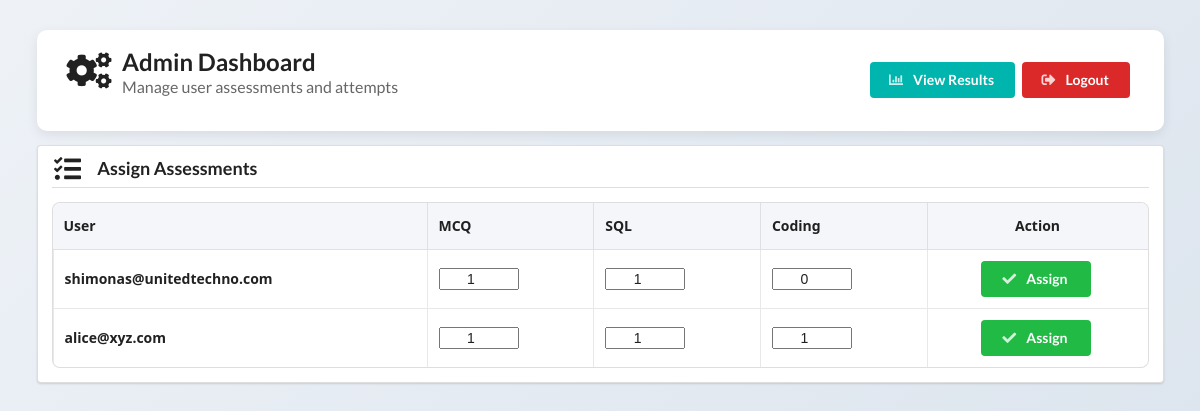
The app's page /admin_dashboard (signed in), older data.
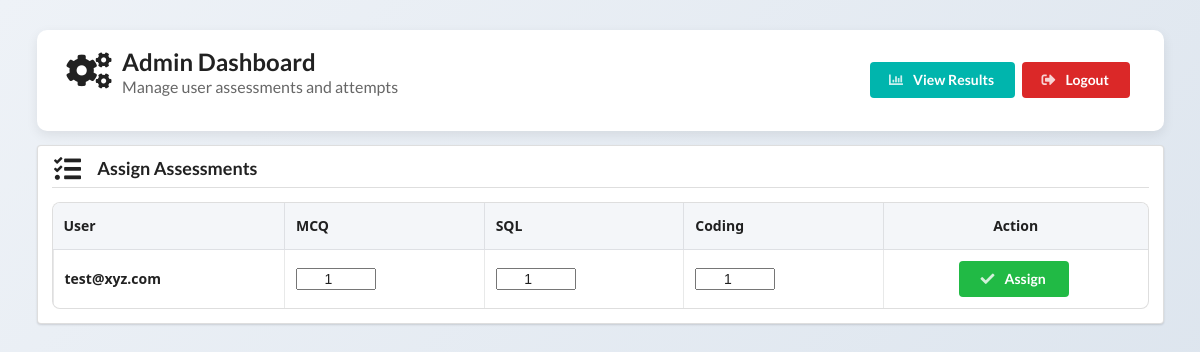
The same page, newer data.
### tables this page shows
CREATE TABLE assignments(
        user_id INTEGER PRIMARY KEY,
        mcq INTEGER DEFAULT 0,
        sql INTEGER DEFAULT 0,
        coding INTEGER DEFAULT 0
    );

CREATE TABLE users(
        id INTEGER PRIMARY KEY AUTOINCREMENT,
        username TEXT UNIQUE,
        password TEXT,
        role TEXT DEFAULT 'user'
    );

### app.py (the view)
@app.route('/admin_dashboard')
def admin_dashboard():
    if 'username' not in session:
        return redirect(url_for('login'))
    if session.get('role') != 'admin':
        return redirect(url_for('login'))
    users = get_all_users_with_attempts()
    return render_template('admin_dashboard.html', users=users)

### app.py (called while the page is built)
def get_db_connection():
    conn = sqlite3.connect(DB_FILE)
    conn.row_factory = sqlite3.Row
    return conn

def get_all_users_with_attempts():
    conn = get_db_connection()
    cur = conn.cursor()
    cur.execute("""
    SELECT u.id, u.username, a.mcq, a.sql, a.coding
    FROM users u
    LEFT JOIN assignments a ON u.id = a.user_id
    WHERE u.role='user'
    """)
    rows = cur.fetchall()
    conn.close()
    return rows

### templates/admin_dashboard.html (shortened to what this page needs)
<!DOCTYPE html>
<html lang="en">
<head>
<link rel="stylesheet" href="https://cdnjs.cloudflare.com/ajax/libs/semantic-ui/2.4.1/semantic.min.css">
</head>
<body>
<div class="ui container">
<div class="top-bar">
<h2 class="ui header">
<i class="cogs icon"></i>
<div class="content">
Admin Dashboard
<div class="sub header">Manage user assessments and attempts</div>
</div>
</h2>
<div class="action-buttons">
<a class="ui teal button" href="{{ url_for('admin_results') }}">
<i class="chart bar icon"></i>
View Results
</a>
<a href="{{ url_for('logout') }}" class="ui red button">
<i class="sign-out icon"></i>
Logout
</a>
</div>
</div>
<div class="ui segment dashboard-card">
<h3 class="ui dividing header section-title">
<i class="tasks icon"></i>
Assign Assessments
</h3>
<table class="ui celled table">
<thead>
<tr>
<th>User</th>
<th>MCQ</th>
<th>SQL</th>
<th>Coding</th>
<th class="center aligned">Action</th>
</tr>
</thead>
<tbody>
{% for u in users %}
<tr>
<form action="{{ url_for('assign') }}" method="POST">
<td>
<strong>{{ u["username"] }}</strong>
</td>
<td>
<input type="number" class="ui input" name="mcq" min="0" value="{{ u['mcq'] or 0 }}">
</td>
<td>
<input type="number" class="ui input" name="sql" min="0" value="{{ u['sql'] or 0 }}">
</td>
<td>
<input type="number" class="ui input" name="coding" min="0" value="{{ u['coding'] or 0 }}">
</td>
<td class="center aligned">
<button class="ui green button assign-btn">
<i class="check icon"></i>
Assign
</button>
</td>
</form>
</tr>
{% endfor %}
</tbody>
</table>
</div>
</div>
</body>
</html>

### templates/admin_dashboard.html (style rules this page uses)
body { background: linear-gradient(135deg,#eef2f7,#d9e2ec); font-family:"Segoe UI",Arial,sans-serif; }
.top-bar { background:#ffffff; padding:20px 30px; border-radius:10px; margin-top:30px; box-shadow:0 4px 12px rgba(0,0,0,0.08); display:flex; justify-content:space-between; align-items:center; }
.top-bar h2 { margin:0; }
.action-buttons a { margin-left:10px; }
.dashboard-card { padding:30px; margin-top:25px; border-radius:10px; box-shadow:0 6px 16px rgba(0,0,0,0.08); }
.section-title { margin-bottom:20px; }
.ui.table { border-radius:8px; overflow:hidden; }
.ui.table thead th { background:#f4f6f9; font-weight:600; }
.ui.table input { width:80px; text-align:center; }
.assign-btn { min-width:110px; }

Row changes from the older to the newer data that the page shows:
removed assignments: username "shimonas@unitedtechno.com", mcq "1", sql "1", coding "0"
removed assignments: username "alice@xyz.com", mcq "1", sql "1", coding "1"
added assignments: username "test@xyz.com", mcq "1", sql "1", coding "1"
